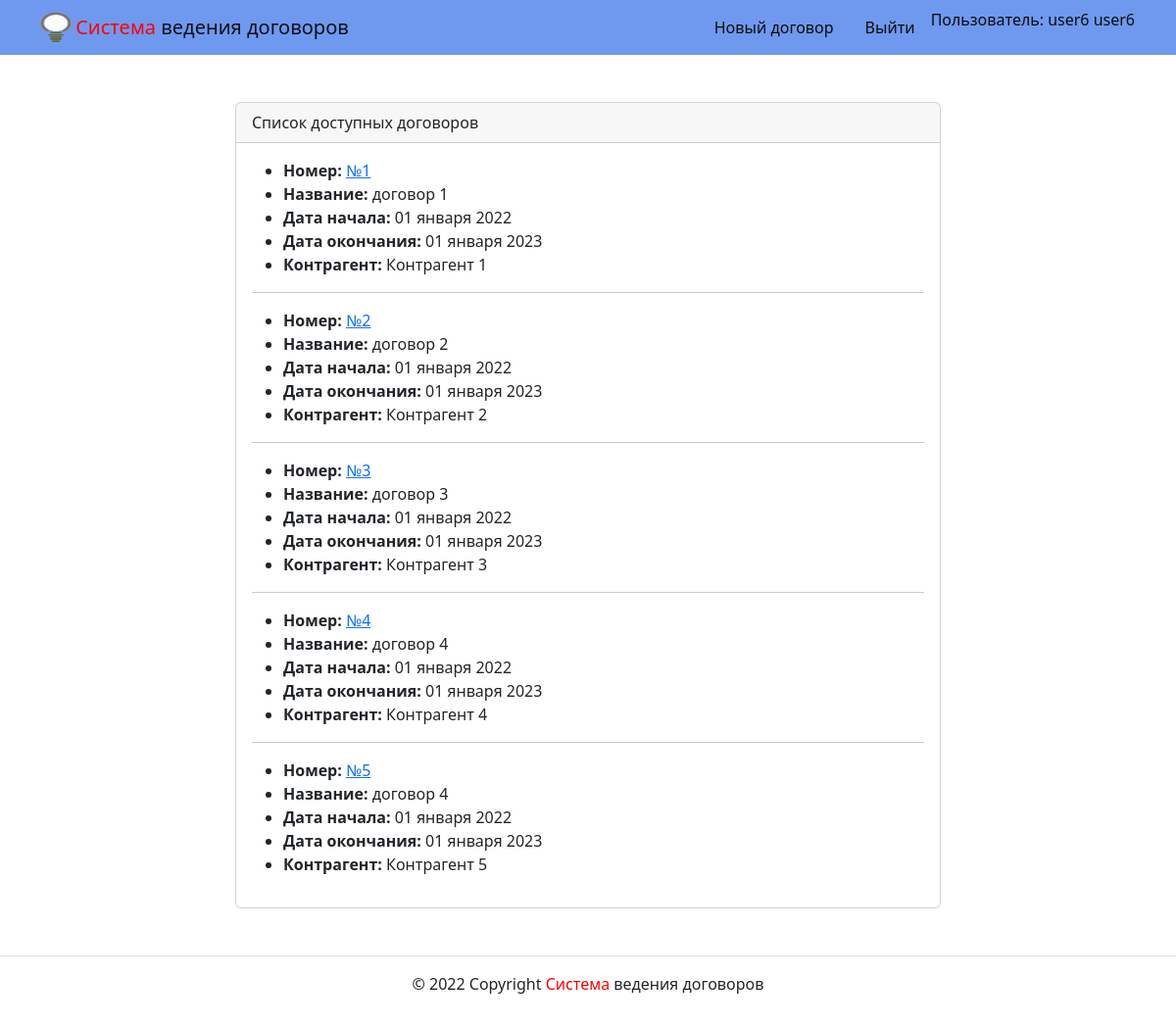
/contracts/ (signed in), run on the app's committed database.
### contracts/models.py (models this page shows, shortened)
class Contract(models.Model):
    name = models.TextField(
        'Название договра',
        help_text='Введите название договра'
    )
    number = models.TextField(
        'Номер договра',
        help_text='Введите номер договра'
    )
    start_date = models.DateField(
        'Дата начала',
        auto_now_add=True
    )
    end_date = models.DateField(
        'Дата окончания',
        help_text='Введите дату окончания договра'
    )
    curator = models.ForeignKey(
        User,
        on_delete=models.SET_NULL,
        null=True,
        related_name='contracts',
        verbose_name='Куратор договора'
    )
    partner = models.ForeignKey(
        Partner,
        on_delete=models.CASCADE,
        related_name='contracts',
        blank=False,
        null=False,
        verbose_name='Контрагент',
        help_text='Вторая сторона по договору'
    )
    file = models.FileField(
        'Файл договора',
        upload_to='files/',
        blank=True
    )
    class Meta:
        ordering = ['-start_date']

class Partner(models.Model):
    title = models.CharField(max_length=200)
    slug = models.SlugField(unique=True)
    description = models.TextField()

### contracts/views.py (the view)
# urls.py: path('contracts/', login_required(views.contracts_list), name='contract_list'),
@permission_required('contracts.view_contract', raise_exception=True)
def contracts_list(request):
    contracts = Contract.objects.all()
    template = 'contracts/contracts_list.html'
    title = 'Система оборота договоров'
    text = 'Список доступных договоров'
    context = {
        'title': title,
        'text': text,
        'contracts': contracts,
    }
    return render(request, template, context)

### templates/contracts/contracts_list.html (shortened to what this page needs)
{% extends 'base.html' %}
{% block content %}
<div class="row justify-content-center">
  <div class="col-md-8 p-5">
    <div class="card">
      <div class="card-header">
        {{ text|safe }}
      </div>
      <div class="card-body">
        {% for contr in contracts %}
        <ul>
          <li>
            <b>Номер:</b>
            <a href="{% url 'contracts:contract_detail' contr.id %}">{{ contr.number }}</a>
          </li>
          <li>
            <b>Название:</b> {{ contr.name }}
          </li>
          <li>
            <b>Дата начала:</b> {{ contr.start_date|date:"d E Y" }}
          </li>
          <li>
            <b>Дата окончания:</b> {{ contr.end_date|date:"d E Y" }}
          </li>
          <li>
            <b>Контрагент:</b> {{ contr.partner.title }}
          </li>
        </ul>
        {% if not forloop.last %}<hr>{% endif %}
        {% endfor %}
      </div>
    </div>
  </div>
</div>
{% endblock %}

### templates/base.html (shortened to what this page needs)
<!DOCTYPE html>
<html lang="ru">
  <head>
    {% load static %}
    <link rel="stylesheet" href="{% static 'css/bootstrap.min.css' %}">
  </head>
  <body>
    {% include 'includes/header.html' %}
      <main>
        {% block content %}{% endblock %}
      </main>
    {% include 'includes/footer.html' %}
  </body>
</html>

### templates/includes/header.html (shortened to what this page needs)
{% load static %}
<header>
  <nav class="navbar navbar-light" style="background-color: rgb(110, 153, 238)">
    <div class="container">
      <a class="navbar-brand" href="{% url 'contracts:index' %}">
        <img src="{% static 'img/logo.png' %}" width="30" height="30" class="d-inline-block align-top" alt="">
        <span style="color:red">Система</span> ведения договоров</a>
      <ul class="nav nav-pills">
        {% if request.user.is_authenticated %}
          <li class="nav-item">
            <a class="nav-link
              "
              href="{% url 'contracts:contract_new' %}"
            >
            <span style="color:rgb(12, 12, 12)">Новый договор</span>
            </a>
          </li>
          <li class="nav-item">
            <a class="nav-link
            "
            href="{% url 'users:logout' %}"
          >
          <span style="color:rgb(12, 12, 12)">Выйти</span>
          </a>
          </li>
          <li>
            <span style="color:rgb(12, 12, 12)">Пользователь: {{ user.get_full_name }}</span>
          </li>
        {% endif %}
      </ul>
    </div>
  </nav>
</header>

### templates/includes/footer.html
<footer class="border-top text-center py-3">
    <p>© {% now "Y" %} Copyright <span style="color:red">Система</span> ведения договоров</p>
</footer>

### data on the page
Contract: number "№1", name "договор 1", start_date "01 января 2022", end_date "01 января 2023", partner "Контрагент 1"
Contract: number "№2", name "договор 2", start_date "01 января 2022", end_date "01 января 2023", partner "Контрагент 2"
Contract: number "№3", name "договор 3", start_date "01 января 2022", end_date "01 января 2023", partner "Контрагент 3"
Contract: number "№4", name "договор 4", start_date "01 января 2022", end_date "01 января 2023", partner "Контрагент 4"
Contract: number "№5", name "договор 4", start_date "01 января 2022", end_date "01 января 2023", partner "Контрагент 5"

### other printed values
{{ user.get_full_name }} "user6 user6"
{{ text|safe }} "Список доступных договоров"
